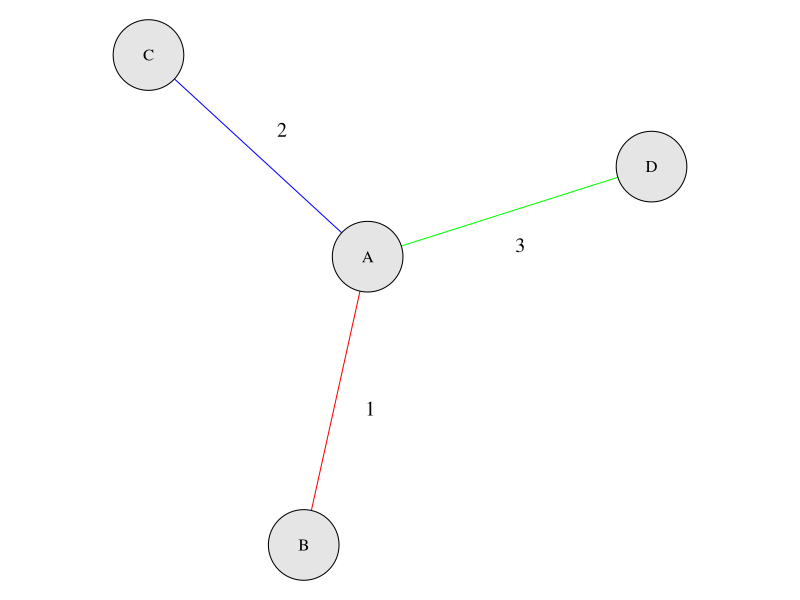
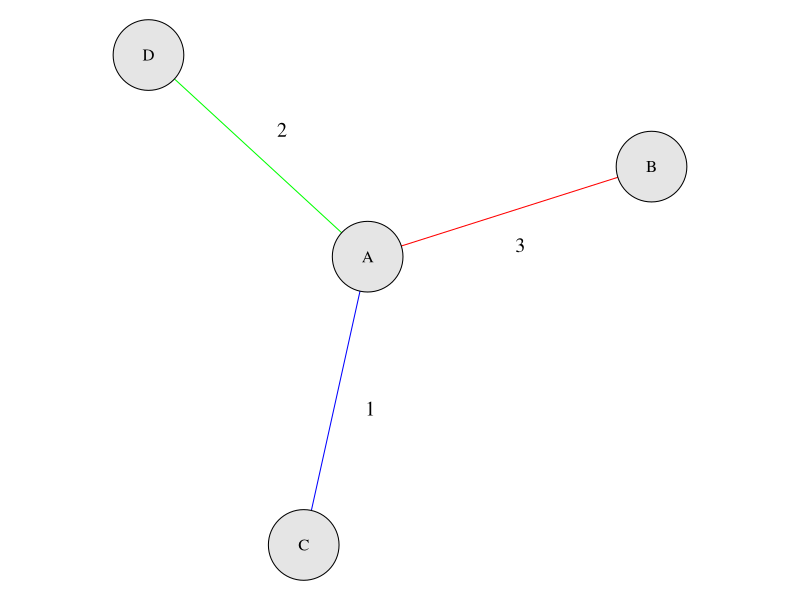

These charts were generated, in order, by the following R code:
library(igraph)
set.seed(123)

# Use the same edge list as in the node exchangeability example
edges <- data.frame(
  from = c("A", "A", "A"),
  to   = c("B", "C", "D")
)

# Create original graph
g1 <- graph_from_data_frame(edges, directed = FALSE)

# Define edge colors and permutation
edge_colors <- c("red", "blue", "green")
edge_labels <- c("1", "2", "3")

# Permute edges: move first edge to the end
new_order <- c(2, 3, 1)
edges_perm <- edges[new_order, ]
edge_colors_perm <- edge_colors[new_order]
edge_labels_perm <- edge_labels[new_order]

# Create permuted-edge graph (same structure)
g2 <- graph_from_data_frame(edges_perm, directed = FALSE)

# Use same layout for both graphs
layout <- layout_with_fr(g1)
rownames(layout) <- V(g1)$name

# Compute edge label positions
compute_edge_label_positions <- function(graph, layout, d = 0.15) {
  ELx <- numeric(ecount(graph))
  ELy <- numeric(ecount(graph))

  for (i in 1:ecount(graph)) {
    ends_idx <- ends(graph, i)
    x1 <- layout[ends_idx[1], 1]
    y1 <- layout[ends_idx[1], 2]
    x2 <- layout[ends_idx[2], 1]
    y2 <- layout[ends_idx[2], 2]

    # Midpoint
    mx <- (x1 + x2) / 2
    my <- (y1 + y2) / 2

    # Compute perpendicular shift
    dx <- x2 - x1
    dy <- y2 - y1

    if (abs(dy) < 1e-3) {
      shift_x <- 0
      shift_y <- d
    } else {
      S <- -dx / dy
      shift_x <- d / sqrt(1 + S^2)
      shift_y <- S * shift_x
    }

    ELx[i] <- mx + shift_x
    ELy[i] <- my + shift_y
  }

  return(list(x = ELx, y = ELy))
}

pos_g1 <- compute_edge_label_positions(g1, layout)
pos_g2 <- compute_edge_label_positions(g2, layout)

# Expand plot limits
expand_limits <- function(layout, ELx, ELy, margin = 0.1) {
  x_min <- min(c(layout[, 1], ELx))
  x_max <- max(c(layout[, 1], ELx))
  y_min <- min(c(layout[, 2], ELy))
  y_max <- max(c(layout[, 2], ELy))

  xlim <- c(x_min - margin, x_max + margin)
  ylim <- c(y_min - margin, y_max + margin)

  return(list(xlim = xlim, ylim = ylim))
}

lims_g1 <- expand_limits(layout, pos_g1$x, pos_g1$y)
lims_g2 <- expand_limits(layout, pos_g2$x, pos_g2$y)

# Define small margins
small_margins <- c(0.5, 0, 0.5, 0)

# Plot original edge-labeled graph
pdf("examples/edge_exch_g1.pdf", width = 4, height = 2.5)
par(mar = small_margins)
plot(g1,
     layout = layout,
     vertex.label = V(g1)$name,
     vertex.label.color = "black",
     vertex.color = "gray90",
     vertex.size = 30,
     edge.label = edge_labels,
     edge.label.cex = 1.2,
     edge.color = edge_colors,
     edge.label.color = "black",
     rescale = FALSE,
     xlim = lims_g1$xlim,
     ylim = lims_g1$ylim,
     edge.label.x = pos_g1$x,
     edge.label.y = pos_g1$y,
     main = NA
)
dev.off()

# Plot permuted edge-labeled graph
pdf("examples/edge_exch_g2.pdf", width = 4, height = 2.5)
par(mar = small_margins)
plot(g2,
     layout = layout,
     vertex.label = V(g2)$name,
     vertex.label.color = "black",
     vertex.color = "gray90",
     vertex.size = 30,
     edge.label = edge_labels_perm,
     edge.label.cex = 1.2,
     edge.color = edge_colors_perm,
     edge.label.color = "black",
     rescale = FALSE,
     xlim = lims_g2$xlim,
     ylim = lims_g2$ylim,
     edge.label.x = pos_g2$x,
     edge.label.y = pos_g2$y,
     main = NA
)
dev.off()
